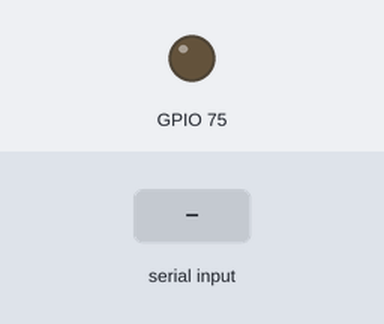
A sketch run on a simulated ESP32-S3. On the bench: output pins drawn as LEDs (lit = HIGH). The inputs (shaded band) are chosen by the test bench. What the sketch prints to the serial monitor is not drawn.

Above: at 1.2 s.
1.3 s: "1\n" received over the second serial link
Timing chart, 0 to 4.3 s (numbered marks = the images above; inputs shaded):
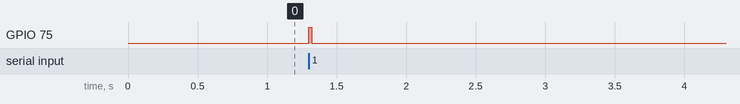

Measured:
- after the input at 1.3 s, GPIO 75: LOW → HIGH at once, → LOW 0.02 s later

The sketch:

uartCardReadTest.ino
```cpp
#include <Wire.h>
#include "Adafruit_MCP23017.h"

Adafruit_MCP23017 mcp1;

int n=0;

void setup() {
  Serial.begin(115200);
  //Serial1.begin(115200);
  Serial1.begin(9600, SERIAL_8N1, 16, 17);
  //Serial2.begin(115200);

  Wire.begin(25,26);
  mcp1.begin(0x00);
  mcp1.pinMode(11, OUTPUT);

}

void loop() {

  // read from port 0, send to port 1:
  if (Serial1.available()>0) {

    String str = Serial1.readStringUntil('\n');
    Serial.print("talk:");
    Serial.println(str);
    Serial.println("");

    mcp1.digitalWrite(11, HIGH);
    delay(20);
    mcp1.digitalWrite(11, LOW);
    delay(100);
  }

  //delay(1000);
  //Serial.print("test read read");

}
```
